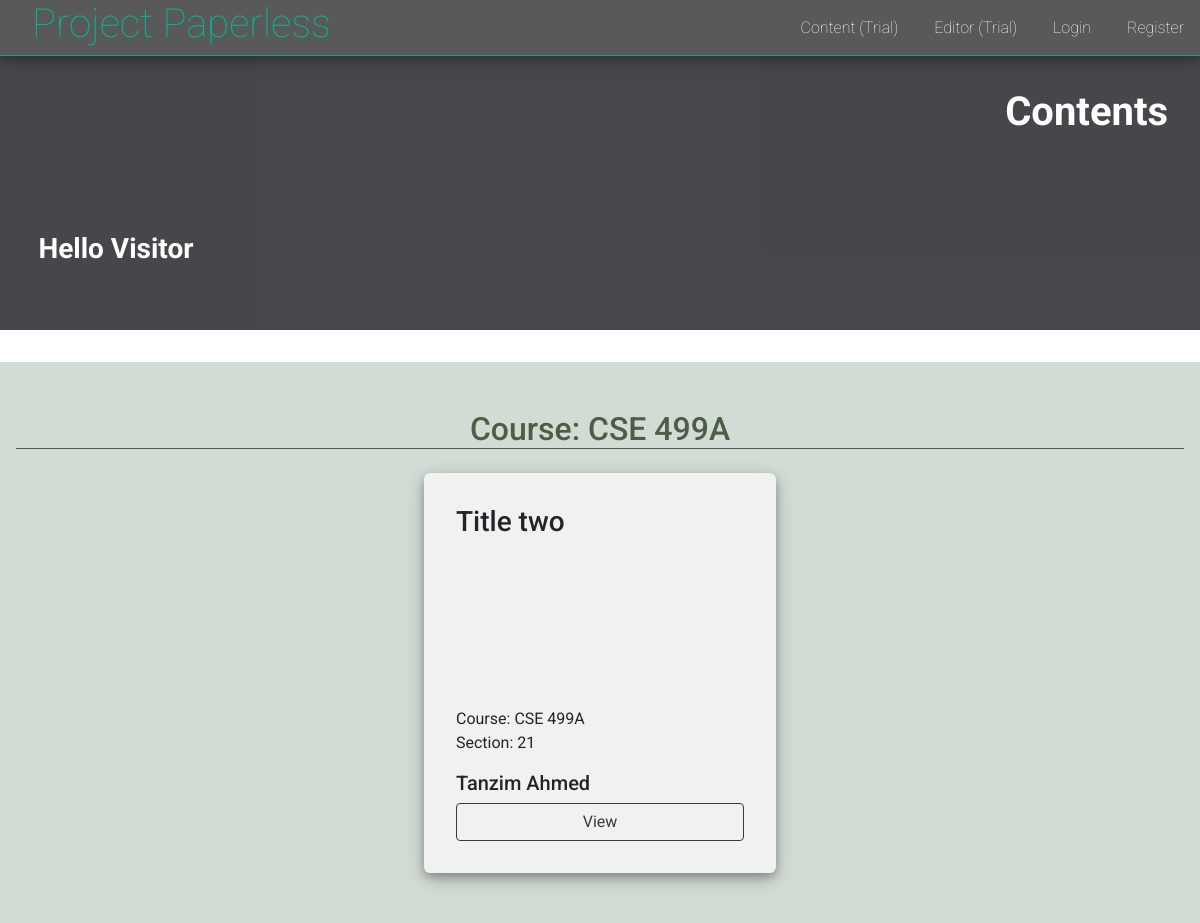
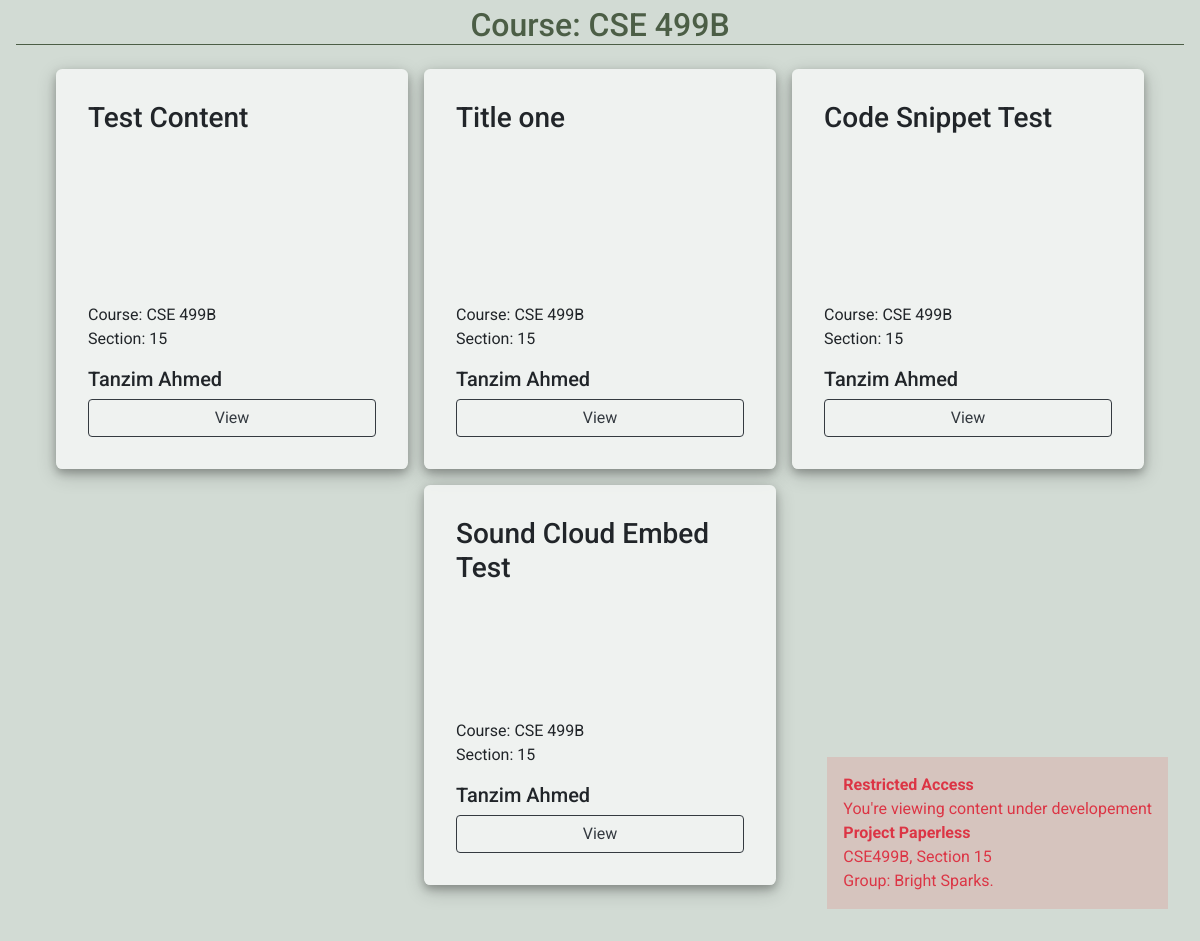
The app's page /content/ with its own data (2 pictures, top to bottom).
### creative_content/models.py (models this page shows, shortened)
class Content(models.Model):
    content = models.TextField()
    link = models.CharField(max_length=50, primary_key=True)
    title = models.CharField(max_length=200)
    user = models.ForeignKey('users.User', on_delete=models.CASCADE, related_name='content')
    course_code = models.CharField(max_length=15)
    section = models.IntegerField()
    date_created = models.DateTimeField(auto_now_add=True, editable=False)
    date_updated = models.DateTimeField(auto_now=True)

### users/models.py (models this page shows)
class User(AbstractUser):
    username = models.CharField(
        error_messages={'unique': 'A user with that username already exists.'},
        help_text='Required. 10 characters or fewer.',
        max_length=10,
        unique=True,
        primary_key=True,
        validators=[UnicodeUsernameValidator(), MinLengthValidator(3)],
        verbose_name='username')
    is_educator = models.BooleanField(default=False)

### creative_content/views.py (the view)
# urls.py: path('', IndexView.as_view(), name='index'),
def index(request):
    print(Resource.objects.all())
    contents = Content.objects.all().order_by('course_code')
    context = {'contents': contents}
    return render(request, 'creative_content/index.html', context)

### creative_content/models.py (called while the page is built)
    def __str__(self):
        return self.item.name

### templates/creative_content/index.html
{% extends 'layout.html' %}
{% block body %}
<div class="user_dashboard">
  <div class="header container">
    <div class="text-right welcome">
      <h1><strong>Contents</strong></h1>
    </div>
    <div class="user_info">
      {% if request.user.is_authenticated %}
        <h3>
          <strong>{{ request.user.get_full_name }}</strong>
          <br>
          {{ request.user.username }}
        </h3>
      {% else %}
        <h3>
          <strong>Hello Visitor</strong>
          <br>
        </h3>
      {% endif %}
    </div>
  </div>
  <div class="dashboard container">
    <div class="content_display">
      <div class="card_container">
        {% regroup contents by course_code as content_list %}
        {% for course, contents in content_list %}
          <h2 class="card_group_header">Course: {{ course }} </h2>
          {% for content in contents %}
            <div class="items_card">
              <div class="items">
                <h3>{{ content.title }}</h3>
                <div class="card_info">
                  <p>
                    Course: {{ content.course_code }} <br>
                    Section: {{ content.section }} <br>
                  </p>
                  <h5>{{ content.user.get_full_name }}</h5>
                  <a href="/content/{{ content.link }}/show/" class="btn btn-outline-dark"> View</a>
                </div>
              </div>
            </div>
          {% endfor %}
        {% endfor %}
      </div>
    </div>
  </div>
</div>
{% endblock %}

### static/style.css (style rules this page uses)
body { margin: 0; padding: 0; font-family: 'Roboto', sans-serif; }
.user_dashboard { position: relative; width: 100%; min-height: 100vh; padding-top: 3.5rem; }
.user_dashboard .header { width: 100%; padding-top: 2rem; padding-bottom: 2rem; margin-bottom: 1rem; background-color: rgb(39, 40, 44); color: white; opacity: 0.85; }
.user_dashboard .welcome { padding-right: 2rem; }
.user_dashboard .dashboard { display: flex; flex-wrap: wrap; justify-content: center; padding-top: 1rem; }
.user_dashboard .container { max-width: 1275px; padding-left: 0; padding-right: 0; }
.header .user_info { position: relative; margin-top: 5rem; width: 100%; padding: 1rem 2.4rem 0.5rem 2.4rem; margin-bottom: 1rem; }
.dashboard .card_container { display: flex; flex-wrap: wrap; justify-content: center; align-content: space-between; }
.dashboard .card_group_header { width: 100%; margin-top: 3rem; margin-bottom: 1rem; border-bottom: 1px solid rgb(76, 94, 70); color: rgb(76, 94, 70); text-align: center; }
.dashboard .items_card, .dashboard .forms_card { width: 18rem; height: 20rem; background-color: white; box-shadow: 0 4px 8px 0 rgba(0, 0, 0, 0.25), 0 6px 20px 0 rgba(0, 0, 0, 0.20); border-radius: 0.4rem; padding: 2rem; margin: 0.5rem; }
.dashboard .items_card .items, .dashboard .forms_card .items { position: relative; width: 100%; height: 100%; }
.dashboard .items_card .items .card_info { position: absolute; width: 100%; bottom: 0; left: 0; }
.dashboard .items_card a, .dashboard .items_card button { width: 100%; }
.content_display { padding: 0 1rem 3rem; background-color: rgba(142, 165, 148, 0.40); }
.content_display .items_card { width: 22rem; height: 25rem; background-color: rgba(255, 255, 255, 0.65); }

### records on screen
Content: course_code "CSE 499A", title "Title two", section "21", user.get_full_name "Tanzim Ahmed"
Content: course_code "CSE 499B", title "Test Content", section "15", user.get_full_name "Tanzim Ahmed"
Content: title "Title one", course_code "CSE 499B", section "15", user.get_full_name "Tanzim Ahmed"
Content: title "Code Snippet Test", course_code "CSE 499B", section "15", user.get_full_name "Tanzim Ahmed"
Content: title "Sound Cloud Embed Test", course_code "CSE 499B", section "15", user.get_full_name "Tanzim Ahmed"
